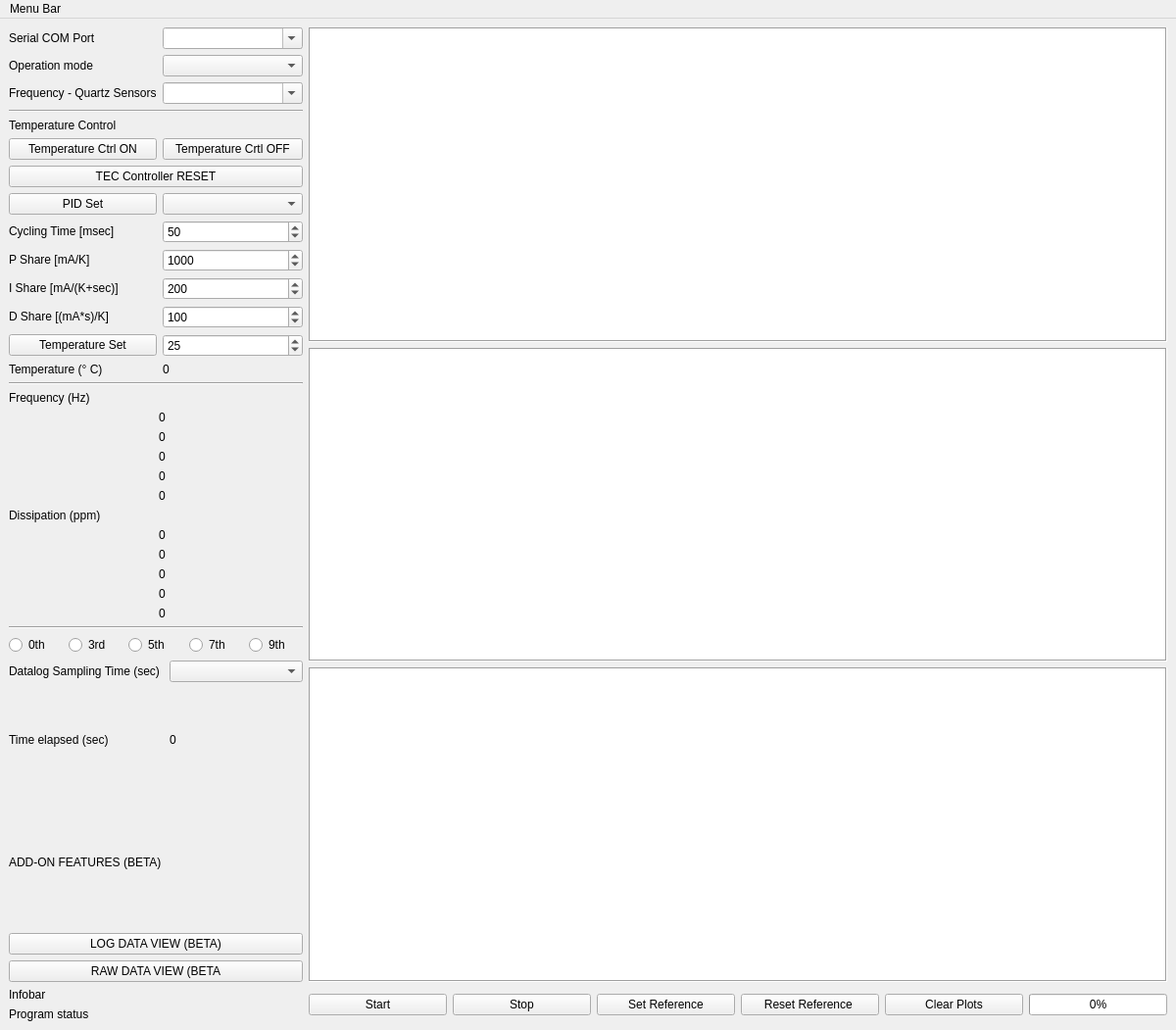
<?xml version="1.0" encoding="UTF-8"?>
<ui version="4.0">
 <class>MainWindow</class>
 <widget class="QMainWindow" name="MainWindow">
  <property name="geometry">
   <rect>
    <x>0</x>
    <y>0</y>
    <width>1200</width>
    <height>1051</height>
   </rect>
  </property>
  <property name="sizePolicy">
   <sizepolicy hsizetype="Expanding" vsizetype="Expanding">
    <horstretch>0</horstretch>
    <verstretch>0</verstretch>
   </sizepolicy>
  </property>
  <property name="minimumSize">
   <size>
    <width>1200</width>
    <height>0</height>
   </size>
  </property>
  <property name="windowTitle">
   <string>openQCM NEXT - version 0.2 (BETA)</string>
  </property>
  <property name="windowIcon">
   <iconset>
    <normaloff>favicon.png</normaloff>favicon.png</iconset>
  </property>
  <property name="styleSheet">
   <string notr="true"/>
  </property>
  <property name="tabShape">
   <enum>QTabWidget::Rounded</enum>
  </property>
  <widget class="QWidget" name="centralwidget">
   <property name="minimumSize">
    <size>
     <width>1200</width>
     <height>0</height>
    </size>
   </property>
   <layout class="QGridLayout" name="gridLayout_2">
    <item row="2" column="0">
     <layout class="QGridLayout" name="gridLayout_3">
      <property name="sizeConstraint">
       <enum>QLayout::SetFixedSize</enum>
      </property>
      <item row="6" column="1">
       <widget class="QLabel" name="D5">
        <property name="sizePolicy">
         <sizepolicy hsizetype="Minimum" vsizetype="Fixed">
          <horstretch>0</horstretch>
          <verstretch>0</verstretch>
         </sizepolicy>
        </property>
        <property name="text">
         <string>0</string>
        </property>
       </widget>
      </item>
      <item row="6" column="0">
       <widget class="QLabel" name="label_D5">
        <property name="sizePolicy">
         <sizepolicy hsizetype="Minimum" vsizetype="Fixed">
          <horstretch>0</horstretch>
          <verstretch>0</verstretch>
         </sizepolicy>
        </property>
        <property name="text">
         <string/>
        </property>
        <property name="textFormat">
         <enum>Qt::RichText</enum>
        </property>
        <property name="pixmap">
         <pixmap>icon/colour/D5.png</pixmap>
        </property>
       </widget>
      </item>
      <item row="4" column="0">
       <widget class="QLabel" name="label_D0">
        <property name="sizePolicy">
         <sizepolicy hsizetype="Minimum" vsizetype="Fixed">
          <horstretch>0</horstretch>
          <verstretch>0</verstretch>
         </sizepolicy>
        </property>
        <property name="text">
         <string/>
        </property>
        <property name="textFormat">
         <enum>Qt::RichText</enum>
        </property>
        <property name="pixmap">
         <pixmap>icon/colour/D0.png</pixmap>
        </property>
       </widget>
      </item>
      <item row="4" column="1">
       <widget class="QLabel" name="D0">
        <property name="sizePolicy">
         <sizepolicy hsizetype="Minimum" vsizetype="Fixed">
          <horstretch>0</horstretch>
          <verstretch>0</verstretch>
         </sizepolicy>
        </property>
        <property name="text">
         <string>0</string>
        </property>
       </widget>
      </item>
      <item row="5" column="0">
       <widget class="QLabel" name="label_D3">
        <property name="sizePolicy">
         <sizepolicy hsizetype="Minimum" vsizetype="Fixed">
          <horstretch>0</horstretch>
          <verstretch>0</verstretch>
         </sizepolicy>
        </property>
        <property name="text">
         <string/>
        </property>
        <property name="textFormat">
         <enum>Qt::RichText</enum>
        </property>
        <property name="pixmap">
         <pixmap>icon/colour/D3.png</pixmap>
        </property>
       </widget>
      </item>
      <item row="5" column="1">
       <widget class="QLabel" name="D3">
        <property name="sizePolicy">
         <sizepolicy hsizetype="Minimum" vsizetype="Fixed">
          <horstretch>0</horstretch>
          <verstretch>0</verstretch>
         </sizepolicy>
        </property>
        <property name="text">
         <string>0</string>
        </property>
       </widget>
      </item>
      <item row="8" column="1">
       <widget class="QLabel" name="D9">
        <property name="sizePolicy">
         <sizepolicy hsizetype="Minimum" vsizetype="Fixed">
          <horstretch>0</horstretch>
          <verstretch>0</verstretch>
         </sizepolicy>
        </property>
        <property name="text">
         <string>0</string>
        </property>
       </widget>
      </item>
      <item row="7" column="1">
       <widget class="QLabel" name="D7">
        <property name="sizePolicy">
         <sizepolicy hsizetype="Minimum" vsizetype="Fixed">
          <horstretch>0</horstretch>
          <verstretch>0</verstretch>
         </sizepolicy>
        </property>
        <property name="text">
         <string>0</string>
        </property>
       </widget>
      </item>
      <item row="7" column="0">
       <widget class="QLabel" name="label_D7">
        <property name="sizePolicy">
         <sizepolicy hsizetype="Minimum" vsizetype="Fixed">
          <horstretch>0</horstretch>
          <verstretch>0</verstretch>
         </sizepolicy>
        </property>
        <property name="text">
         <string/>
        </property>
        <property name="textFormat">
         <enum>Qt::RichText</enum>
        </property>
        <property name="pixmap">
         <pixmap>icon/colour/D7.png</pixmap>
        </property>
       </widget>
      </item>
      <item row="3" column="0" colspan="2">
       <widget class="QLabel" name="label_D_Title">
        <property name="sizePolicy">
         <sizepolicy hsizetype="Minimum" vsizetype="Fixed">
          <horstretch>0</horstretch>
          <verstretch>0</verstretch>
         </sizepolicy>
        </property>
        <property name="text">
         <string>Dissipation (ppm)</string>
        </property>
       </widget>
      </item>
      <item row="8" column="0">
       <widget class="QLabel" name="label_D9">
        <property name="sizePolicy">
         <sizepolicy hsizetype="Minimum" vsizetype="Fixed">
          <horstretch>0</horstretch>
          <verstretch>0</verstretch>
         </sizepolicy>
        </property>
        <property name="text">
         <string/>
        </property>
        <property name="pixmap">
         <pixmap>icon/colour/D9.png</pixmap>
        </property>
       </widget>
      </item>
      <item row="10" column="0" colspan="2">
       <layout class="QHBoxLayout" name="horizontalLayout_2">
        <item>
         <widget class="QRadioButton" name="radioBtn_F0">
          <property name="sizePolicy">
           <sizepolicy hsizetype="Minimum" vsizetype="Fixed">
            <horstretch>0</horstretch>
            <verstretch>0</verstretch>
           </sizepolicy>
          </property>
          <property name="text">
           <string>0th</string>
          </property>
          <property name="autoExclusive">
           <bool>false</bool>
          </property>
         </widget>
        </item>
        <item>
         <widget class="QRadioButton" name="radioBtn_F3">
          <property name="sizePolicy">
           <sizepolicy hsizetype="Minimum" vsizetype="Fixed">
            <horstretch>0</horstretch>
            <verstretch>0</verstretch>
           </sizepolicy>
          </property>
          <property name="text">
           <string>3rd</string>
          </property>
          <property name="autoExclusive">
           <bool>false</bool>
          </property>
         </widget>
        </item>
        <item>
         <widget class="QRadioButton" name="radioBtn_F5">
          <property name="sizePolicy">
           <sizepolicy hsizetype="Minimum" vsizetype="Fixed">
            <horstretch>0</horstretch>
            <verstretch>0</verstretch>
           </sizepolicy>
          </property>
          <property name="text">
           <string>5th</string>
          </property>
          <property name="autoExclusive">
           <bool>false</bool>
          </property>
         </widget>
        </item>
        <item>
         <widget class="QRadioButton" name="radioBtn_F7">
          <property name="sizePolicy">
           <sizepolicy hsizetype="Minimum" vsizetype="Fixed">
            <horstretch>0</horstretch>
            <verstretch>0</verstretch>
           </sizepolicy>
          </property>
          <property name="text">
           <string>7th</string>
          </property>
          <property name="autoExclusive">
           <bool>false</bool>
          </property>
         </widget>
        </item>
        <item>
         <widget class="QRadioButton" name="radioBtn_F9">
          <property name="sizePolicy">
           <sizepolicy hsizetype="Minimum" vsizetype="Fixed">
            <horstretch>0</horstretch>
            <verstretch>0</verstretch>
           </sizepolicy>
          </property>
          <property name="text">
           <string>9th</string>
          </property>
          <property name="autoExclusive">
           <bool>false</bool>
          </property>
         </widget>
        </item>
       </layout>
      </item>
      <item row="9" column="0" colspan="2">
       <widget class="Line" name="line_2">
        <property name="orientation">
         <enum>Qt::Horizontal</enum>
        </property>
       </widget>
      </item>
     </layout>
    </item>
    <item row="1" column="0">
     <layout class="QGridLayout" name="gridLayout_F">
      <property name="sizeConstraint">
       <enum>QLayout::SetFixedSize</enum>
      </property>
      <item row="2" column="1">
       <widget class="QLabel" name="F3">
        <property name="sizePolicy">
         <sizepolicy hsizetype="Minimum" vsizetype="Fixed">
          <horstretch>0</horstretch>
          <verstretch>0</verstretch>
         </sizepolicy>
        </property>
        <property name="text">
         <string>0</string>
        </property>
       </widget>
      </item>
      <item row="4" column="1">
       <widget class="QLabel" name="F7">
        <property name="sizePolicy">
         <sizepolicy hsizetype="Minimum" vsizetype="Fixed">
          <horstretch>0</horstretch>
          <verstretch>0</verstretch>
         </sizepolicy>
        </property>
        <property name="text">
         <string>0</string>
        </property>
       </widget>
      </item>
      <item row="5" column="0">
       <widget class="QLabel" name="label_F9">
        <property name="sizePolicy">
         <sizepolicy hsizetype="Minimum" vsizetype="Fixed">
          <horstretch>0</horstretch>
          <verstretch>0</verstretch>
         </sizepolicy>
        </property>
        <property name="text">
         <string/>
        </property>
        <property name="textFormat">
         <enum>Qt::RichText</enum>
        </property>
        <property name="pixmap">
         <pixmap>icon/colour/F9.png</pixmap>
        </property>
       </widget>
      </item>
      <item row="5" column="1">
       <widget class="QLabel" name="F9">
        <property name="sizePolicy">
         <sizepolicy hsizetype="Minimum" vsizetype="Fixed">
          <horstretch>0</horstretch>
          <verstretch>0</verstretch>
         </sizepolicy>
        </property>
        <property name="text">
         <string>0</string>
        </property>
       </widget>
      </item>
      <item row="0" column="0" colspan="2">
       <widget class="QLabel" name="label_F_Title">
        <property name="sizePolicy">
         <sizepolicy hsizetype="Minimum" vsizetype="Fixed">
          <horstretch>0</horstretch>
          <verstretch>0</verstretch>
         </sizepolicy>
        </property>
        <property name="text">
         <string>Frequency (Hz)</string>
        </property>
       </widget>
      </item>
      <item row="3" column="0">
       <widget class="QLabel" name="label_F5">
        <property name="sizePolicy">
         <sizepolicy hsizetype="Minimum" vsizetype="Fixed">
          <horstretch>0</horstretch>
          <verstretch>0</verstretch>
         </sizepolicy>
        </property>
        <property name="text">
         <string/>
        </property>
        <property name="textFormat">
         <enum>Qt::RichText</enum>
        </property>
        <property name="pixmap">
         <pixmap>icon/colour/F5.png</pixmap>
        </property>
       </widget>
      </item>
      <item row="3" column="1">
       <widget class="QLabel" name="F5">
        <property name="sizePolicy">
         <sizepolicy hsizetype="Minimum" vsizetype="Fixed">
          <horstretch>0</horstretch>
          <verstretch>0</verstretch>
         </sizepolicy>
        </property>
        <property name="text">
         <string>0</string>
        </property>
       </widget>
      </item>
      <item row="4" column="0">
       <widget class="QLabel" name="label_7">
        <property name="sizePolicy">
         <sizepolicy hsizetype="Minimum" vsizetype="Fixed">
          <horstretch>0</horstretch>
          <verstretch>0</verstretch>
         </sizepolicy>
        </property>
        <property name="text">
         <string/>
        </property>
        <property name="textFormat">
         <enum>Qt::RichText</enum>
        </property>
        <property name="pixmap">
         <pixmap>icon/colour/F7.png</pixmap>
        </property>
       </widget>
      </item>
      <item row="2" column="0">
       <widget class="QLabel" name="label_F3">
        <property name="sizePolicy">
         <sizepolicy hsizetype="Minimum" vsizetype="Fixed">
          <horstretch>0</horstretch>
          <verstretch>0</verstretch>
         </sizepolicy>
        </property>
        <property name="text">
         <string/>
        </property>
        <property name="textFormat">
         <enum>Qt::RichText</enum>
        </property>
        <property name="pixmap">
         <pixmap>icon/colour/F3.png</pixmap>
        </property>
       </widget>
      </item>
      <item row="1" column="0">
       <widget class="QLabel" name="label_F0">
        <property name="sizePolicy">
         <sizepolicy hsizetype="Minimum" vsizetype="Fixed">
          <horstretch>0</horstretch>
          <verstretch>0</verstretch>
         </sizepolicy>
        </property>
        <property name="text">
         <string/>
        </property>
        <property name="textFormat">
         <enum>Qt::RichText</enum>
        </property>
        <property name="pixmap">
         <pixmap>icon/colour/0.png</pixmap>
        </property>
        <property name="scaledContents">
         <bool>false</bool>
        </property>
       </widget>
      </item>
      <item row="1" column="1">
       <widget class="QLabel" name="F0">
        <property name="sizePolicy">
         <sizepolicy hsizetype="Minimum" vsizetype="Fixed">
          <horstretch>0</horstretch>
          <verstretch>0</verstretch>
         </sizepolicy>
        </property>
        <property name="text">
         <string>0</string>
        </property>
       </widget>
      </item>
     </layout>
    </item>
    <item row="0" column="1" rowspan="7">
     <layout class="QVBoxLayout" name="verticalLayout_3">
      <property name="spacing">
       <number>6</number>
      </property>
      <property name="sizeConstraint">
       <enum>QLayout::SetDefaultConstraint</enum>
      </property>
      <item>
       <widget class="GraphicsLayoutWidget" name="pltB">
        <property name="contextMenuPolicy">
         <enum>Qt::NoContextMenu</enum>
        </property>
        <property name="frameShape">
         <enum>QFrame::Box</enum>
        </property>
       </widget>
      </item>
      <item>
       <widget class="GraphicsLayoutWidget" name="pltD">
        <property name="frameShape">
         <enum>QFrame::Box</enum>
        </property>
       </widget>
      </item>
      <item>
       <widget class="GraphicsLayoutWidget" name="plt">
        <property name="sizePolicy">
         <sizepolicy hsizetype="Expanding" vsizetype="Expanding">
          <horstretch>0</horstretch>
          <verstretch>0</verstretch>
         </sizepolicy>
        </property>
        <property name="autoFillBackground">
         <bool>false</bool>
        </property>
        <property name="frameShape">
         <enum>QFrame::Box</enum>
        </property>
        <property name="frameShadow">
         <enum>QFrame::Sunken</enum>
        </property>
        <property name="lineWidth">
         <number>1</number>
        </property>
       </widget>
      </item>
     </layout>
    </item>
    <item row="7" column="1">
     <layout class="QHBoxLayout" name="horizontalLayout">
      <property name="sizeConstraint">
       <enum>QLayout::SetDefaultConstraint</enum>
      </property>
      <item>
       <widget class="QPushButton" name="pButton_Start">
        <property name="sizePolicy">
         <sizepolicy hsizetype="MinimumExpanding" vsizetype="Fixed">
          <horstretch>0</horstretch>
          <verstretch>0</verstretch>
         </sizepolicy>
        </property>
        <property name="minimumSize">
         <size>
          <width>0</width>
          <height>0</height>
         </size>
        </property>
        <property name="text">
         <string>Start</string>
        </property>
       </widget>
      </item>
      <item>
       <widget class="QPushButton" name="pButton_Stop">
        <property name="sizePolicy">
         <sizepolicy hsizetype="MinimumExpanding" vsizetype="Fixed">
          <horstretch>0</horstretch>
          <verstretch>0</verstretch>
         </sizepolicy>
        </property>
        <property name="minimumSize">
         <size>
          <width>0</width>
          <height>0</height>
         </size>
        </property>
        <property name="text">
         <string>Stop</string>
        </property>
       </widget>
      </item>
      <item>
       <widget class="QPushButton" name="pButton_Reference">
        <property name="sizePolicy">
         <sizepolicy hsizetype="MinimumExpanding" vsizetype="Fixed">
          <horstretch>0</horstretch>
          <verstretch>0</verstretch>
         </sizepolicy>
        </property>
        <property name="minimumSize">
         <size>
          <width>0</width>
          <height>0</height>
         </size>
        </property>
        <property name="text">
         <string>Set Reference</string>
        </property>
       </widget>
      </item>
      <item>
       <widget class="QPushButton" name="pButton_Reference_Not">
        <property name="sizePolicy">
         <sizepolicy hsizetype="MinimumExpanding" vsizetype="Fixed">
          <horstretch>0</horstretch>
          <verstretch>0</verstretch>
         </sizepolicy>
        </property>
        <property name="text">
         <string>Reset Reference </string>
        </property>
       </widget>
      </item>
      <item>
       <widget class="QPushButton" name="pButton_Clear">
        <property name="sizePolicy">
         <sizepolicy hsizetype="MinimumExpanding" vsizetype="Fixed">
          <horstretch>0</horstretch>
          <verstretch>0</verstretch>
         </sizepolicy>
        </property>
        <property name="minimumSize">
         <size>
          <width>0</width>
          <height>0</height>
         </size>
        </property>
        <property name="text">
         <string>Clear Plots</string>
        </property>
       </widget>
      </item>
      <item>
       <widget class="QProgressBar" name="progressBar">
        <property name="sizePolicy">
         <sizepolicy hsizetype="MinimumExpanding" vsizetype="Fixed">
          <horstretch>0</horstretch>
          <verstretch>0</verstretch>
         </sizepolicy>
        </property>
        <property name="minimumSize">
         <size>
          <width>0</width>
          <height>0</height>
         </size>
        </property>
        <property name="maximum">
         <number>10</number>
        </property>
        <property name="value">
         <number>0</number>
        </property>
        <property name="alignment">
         <set>Qt::AlignCenter</set>
        </property>
        <property name="textVisible">
         <bool>true</bool>
        </property>
       </widget>
      </item>
     </layout>
    </item>
    <item row="3" column="0">
     <layout class="QGridLayout" name="gridLayout_5">
      <item row="0" column="0">
       <widget class="QLabel" name="sampling_time_lbl">
        <property name="text">
         <string>Datalog Sampling Time (sec) </string>
        </property>
       </widget>
      </item>
      <item row="0" column="1">
       <widget class="QComboBox" name="cBox_sampling_time"/>
      </item>
      <item row="1" column="1">
       <widget class="QLabel" name="time_indicator">
        <property name="text">
         <string>0</string>
        </property>
       </widget>
      </item>
      <item row="1" column="0">
       <widget class="QLabel" name="time_lbl">
        <property name="text">
         <string>Time elapsed (sec)</string>
        </property>
       </widget>
      </item>
     </layout>
    </item>
    <item row="6" column="0">
     <widget class="QPushButton" name="rawData_btn">
      <property name="text">
       <string>RAW DATA VIEW (BETA</string>
      </property>
     </widget>
    </item>
    <item row="7" column="0">
     <layout class="QVBoxLayout" name="verticalLayout">
      <item>
       <widget class="QLabel" name="infobar">
        <property name="sizePolicy">
         <sizepolicy hsizetype="Fixed" vsizetype="Fixed">
          <horstretch>0</horstretch>
          <verstretch>0</verstretch>
         </sizepolicy>
        </property>
        <property name="minimumSize">
         <size>
          <width>300</width>
          <height>0</height>
         </size>
        </property>
        <property name="text">
         <string>Infobar</string>
        </property>
       </widget>
      </item>
      <item>
       <widget class="QLabel" name="infostatus">
        <property name="sizePolicy">
         <sizepolicy hsizetype="Fixed" vsizetype="Fixed">
          <horstretch>0</horstretch>
          <verstretch>0</verstretch>
         </sizepolicy>
        </property>
        <property name="minimumSize">
         <size>
          <width>300</width>
          <height>0</height>
         </size>
        </property>
        <property name="text">
         <string>Program status </string>
        </property>
       </widget>
      </item>
     </layout>
    </item>
    <item row="0" column="0">
     <layout class="QGridLayout" name="gridLayout">
      <property name="sizeConstraint">
       <enum>QLayout::SetMinAndMaxSize</enum>
      </property>
      <property name="topMargin">
       <number>0</number>
      </property>
      <item row="0" column="0">
       <widget class="QLabel" name="l1">
        <property name="sizePolicy">
         <sizepolicy hsizetype="Minimum" vsizetype="Fixed">
          <horstretch>0</horstretch>
          <verstretch>0</verstretch>
         </sizepolicy>
        </property>
        <property name="text">
         <string>Serial COM Port</string>
        </property>
       </widget>
      </item>
      <item row="8" column="1">
       <widget class="QSpinBox" name="spinBox_Cycling_Time">
        <property name="sizePolicy">
         <sizepolicy hsizetype="Minimum" vsizetype="Fixed">
          <horstretch>0</horstretch>
          <verstretch>0</verstretch>
         </sizepolicy>
        </property>
        <property name="minimum">
         <number>1</number>
        </property>
        <property name="maximum">
         <number>1000</number>
        </property>
        <property name="value">
         <number>50</number>
        </property>
       </widget>
      </item>
      <item row="8" column="0">
       <widget class="QLabel" name="label_Cycling_Time">
        <property name="sizePolicy">
         <sizepolicy hsizetype="Minimum" vsizetype="Fixed">
          <horstretch>0</horstretch>
          <verstretch>0</verstretch>
         </sizepolicy>
        </property>
        <property name="text">
         <string>Cycling Time [msec]</string>
        </property>
       </widget>
      </item>
      <item row="5" column="0">
       <widget class="QPushButton" name="pButton_Tswitch_ON">
        <property name="sizePolicy">
         <sizepolicy hsizetype="Minimum" vsizetype="Fixed">
          <horstretch>0</horstretch>
          <verstretch>0</verstretch>
         </sizepolicy>
        </property>
        <property name="text">
         <string>Temperature Ctrl ON</string>
        </property>
       </widget>
      </item>
      <item row="4" column="0" colspan="2">
       <widget class="QLabel" name="label_Temperature_state">
        <property name="sizePolicy">
         <sizepolicy hsizetype="Minimum" vsizetype="Fixed">
          <horstretch>0</horstretch>
          <verstretch>0</verstretch>
         </sizepolicy>
        </property>
        <property name="text">
         <string>Temperature Control</string>
        </property>
       </widget>
      </item>
      <item row="1" column="0">
       <widget class="QLabel" name="info11">
        <property name="sizePolicy">
         <sizepolicy hsizetype="Minimum" vsizetype="Fixed">
          <horstretch>0</horstretch>
          <verstretch>0</verstretch>
         </sizepolicy>
        </property>
        <property name="text">
         <string>Operation mode</string>
        </property>
       </widget>
      </item>
      <item row="3" column="0" colspan="2">
       <widget class="Line" name="line">
        <property name="sizePolicy">
         <sizepolicy hsizetype="Minimum" vsizetype="Fixed">
          <horstretch>0</horstretch>
          <verstretch>0</verstretch>
         </sizepolicy>
        </property>
        <property name="orientation">
         <enum>Qt::Horizontal</enum>
        </property>
       </widget>
      </item>
      <item row="11" column="0">
       <widget class="QLabel" name="label_D_Share">
        <property name="sizePolicy">
         <sizepolicy hsizetype="Minimum" vsizetype="Fixed">
          <horstretch>0</horstretch>
          <verstretch>0</verstretch>
         </sizepolicy>
        </property>
        <property name="text">
         <string>D Share [(mA*s)/K]</string>
        </property>
       </widget>
      </item>
      <item row="12" column="0">
       <widget class="QPushButton" name="pButton_Temperature_Set">
        <property name="sizePolicy">
         <sizepolicy hsizetype="Minimum" vsizetype="Fixed">
          <horstretch>0</horstretch>
          <verstretch>0</verstretch>
         </sizepolicy>
        </property>
        <property name="text">
         <string>Temperature Set</string>
        </property>
       </widget>
      </item>
      <item row="13" column="0">
       <widget class="QLabel" name="label_Temperature">
        <property name="sizePolicy">
         <sizepolicy hsizetype="Minimum" vsizetype="Fixed">
          <horstretch>0</horstretch>
          <verstretch>0</verstretch>
         </sizepolicy>
        </property>
        <property name="text">
         <string>Temperature (° C)</string>
        </property>
       </widget>
      </item>
      <item row="10" column="0">
       <widget class="QLabel" name="label_I_Share">
        <property name="sizePolicy">
         <sizepolicy hsizetype="Minimum" vsizetype="Fixed">
          <horstretch>0</horstretch>
          <verstretch>0</verstretch>
         </sizepolicy>
        </property>
        <property name="text">
         <string>I Share [mA/(K+sec)]</string>
        </property>
       </widget>
      </item>
      <item row="11" column="1">
       <widget class="QSpinBox" name="spinBox_D_Share">
        <property name="sizePolicy">
         <sizepolicy hsizetype="Minimum" vsizetype="Fixed">
          <horstretch>0</horstretch>
          <verstretch>0</verstretch>
         </sizepolicy>
        </property>
        <property name="maximum">
         <number>100000</number>
        </property>
        <property name="value">
         <number>100</number>
        </property>
       </widget>
      </item>
      <item row="12" column="1">
       <widget class="QDoubleSpinBox" name="doubleSpinBox_Temperature">
        <property name="sizePolicy">
         <sizepolicy hsizetype="Minimum" vsizetype="Fixed">
          <horstretch>0</horstretch>
          <verstretch>0</verstretch>
         </sizepolicy>
        </property>
        <property name="decimals">
         <number>0</number>
        </property>
        <property name="minimum">
         <double>5.000000000000000</double>
        </property>
        <property name="maximum">
         <double>45.000000000000000</double>
        </property>
        <property name="value">
         <double>25.000000000000000</double>
        </property>
       </widget>
      </item>
      <item row="5" column="1">
       <widget class="QPushButton" name="pButton_Tswitch_OFF">
        <property name="sizePolicy">
         <sizepolicy hsizetype="Minimum" vsizetype="Fixed">
          <horstretch>0</horstretch>
          <verstretch>0</verstretch>
         </sizepolicy>
        </property>
        <property name="text">
         <string>Temperature Crtl OFF</string>
        </property>
       </widget>
      </item>
      <item row="10" column="1">
       <widget class="QSpinBox" name="spinBox_I_Share">
        <property name="sizePolicy">
         <sizepolicy hsizetype="Minimum" vsizetype="Fixed">
          <horstretch>0</horstretch>
          <verstretch>0</verstretch>
         </sizepolicy>
        </property>
        <property name="maximum">
         <number>100000</number>
        </property>
        <property name="singleStep">
         <number>0</number>
        </property>
        <property name="value">
         <number>200</number>
        </property>
       </widget>
      </item>
      <item row="13" column="1">
       <widget class="QLabel" name="indicator_temperature">
        <property name="sizePolicy">
         <sizepolicy hsizetype="Minimum" vsizetype="Fixed">
          <horstretch>0</horstretch>
          <verstretch>0</verstretch>
         </sizepolicy>
        </property>
        <property name="text">
         <string>0</string>
        </property>
       </widget>
      </item>
      <item row="0" column="1">
       <widget class="QComboBox" name="cBox_Port">
        <property name="sizePolicy">
         <sizepolicy hsizetype="Minimum" vsizetype="Fixed">
          <horstretch>0</horstretch>
          <verstretch>0</verstretch>
         </sizepolicy>
        </property>
        <property name="editable">
         <bool>true</bool>
        </property>
       </widget>
      </item>
      <item row="2" column="0">
       <widget class="QLabel" name="l2">
        <property name="sizePolicy">
         <sizepolicy hsizetype="Minimum" vsizetype="Fixed">
          <horstretch>0</horstretch>
          <verstretch>0</verstretch>
         </sizepolicy>
        </property>
        <property name="text">
         <string>Frequency - Quartz Sensors</string>
        </property>
       </widget>
      </item>
      <item row="1" column="1">
       <widget class="QComboBox" name="cBox_Source">
        <property name="sizePolicy">
         <sizepolicy hsizetype="Minimum" vsizetype="Fixed">
          <horstretch>0</horstretch>
          <verstretch>0</verstretch>
         </sizepolicy>
        </property>
       </widget>
      </item>
      <item row="7" column="1">
       <widget class="QComboBox" name="cBox_PID">
        <property name="sizePolicy">
         <sizepolicy hsizetype="Minimum" vsizetype="Fixed">
          <horstretch>0</horstretch>
          <verstretch>0</verstretch>
         </sizepolicy>
        </property>
       </widget>
      </item>
      <item row="7" column="0">
       <widget class="QPushButton" name="pButton_PID_Set">
        <property name="sizePolicy">
         <sizepolicy hsizetype="Minimum" vsizetype="Fixed">
          <horstretch>0</horstretch>
          <verstretch>0</verstretch>
         </sizepolicy>
        </property>
        <property name="text">
         <string>PID Set</string>
        </property>
       </widget>
      </item>
      <item row="9" column="1">
       <widget class="QSpinBox" name="spinBox_P_Share">
        <property name="sizePolicy">
         <sizepolicy hsizetype="Minimum" vsizetype="Fixed">
          <horstretch>0</horstretch>
          <verstretch>0</verstretch>
         </sizepolicy>
        </property>
        <property name="maximum">
         <number>100000</number>
        </property>
        <property name="value">
         <number>1000</number>
        </property>
       </widget>
      </item>
      <item row="2" column="1">
       <widget class="QComboBox" name="cBox_Speed">
        <property name="sizePolicy">
         <sizepolicy hsizetype="Minimum" vsizetype="Fixed">
          <horstretch>0</horstretch>
          <verstretch>0</verstretch>
         </sizepolicy>
        </property>
        <property name="editable">
         <bool>true</bool>
        </property>
       </widget>
      </item>
      <item row="9" column="0">
       <widget class="QLabel" name="label_P_Share">
        <property name="sizePolicy">
         <sizepolicy hsizetype="Minimum" vsizetype="Fixed">
          <horstretch>0</horstretch>
          <verstretch>0</verstretch>
         </sizepolicy>
        </property>
        <property name="text">
         <string>P Share [mA/K]</string>
        </property>
       </widget>
      </item>
      <item row="14" column="0" colspan="2">
       <widget class="Line" name="line_3">
        <property name="orientation">
         <enum>Qt::Horizontal</enum>
        </property>
       </widget>
      </item>
      <item row="6" column="0" colspan="2">
       <widget class="QPushButton" name="pButton_TEC_Reset">
        <property name="text">
         <string>TEC Controller RESET</string>
        </property>
       </widget>
      </item>
     </layout>
    </item>
    <item row="5" column="0">
     <widget class="QPushButton" name="logData_btn">
      <property name="text">
       <string>LOG DATA VIEW (BETA)</string>
      </property>
     </widget>
    </item>
    <item row="4" column="0">
     <widget class="QLabel" name="label">
      <property name="text">
       <string>ADD-ON FEATURES (BETA)</string>
      </property>
     </widget>
    </item>
   </layout>
  </widget>
  <widget class="QMenuBar" name="menuBar">
   <property name="geometry">
    <rect>
     <x>0</x>
     <y>0</y>
     <width>1200</width>
     <height>24</height>
    </rect>
   </property>
   <widget class="QMenu" name="menuMenu_Bar">
    <property name="title">
     <string>Menu Bar</string>
    </property>
   </widget>
   <addaction name="menuMenu_Bar"/>
  </widget>
 </widget>
 <customwidgets>
  <customwidget>
   <class>GraphicsLayoutWidget</class>
   <extends>QGraphicsView</extends>
   <header location="global">pyqtgraph</header>
  </customwidget>
 </customwidgets>
 <resources/>
 <connections/>
</ui>
